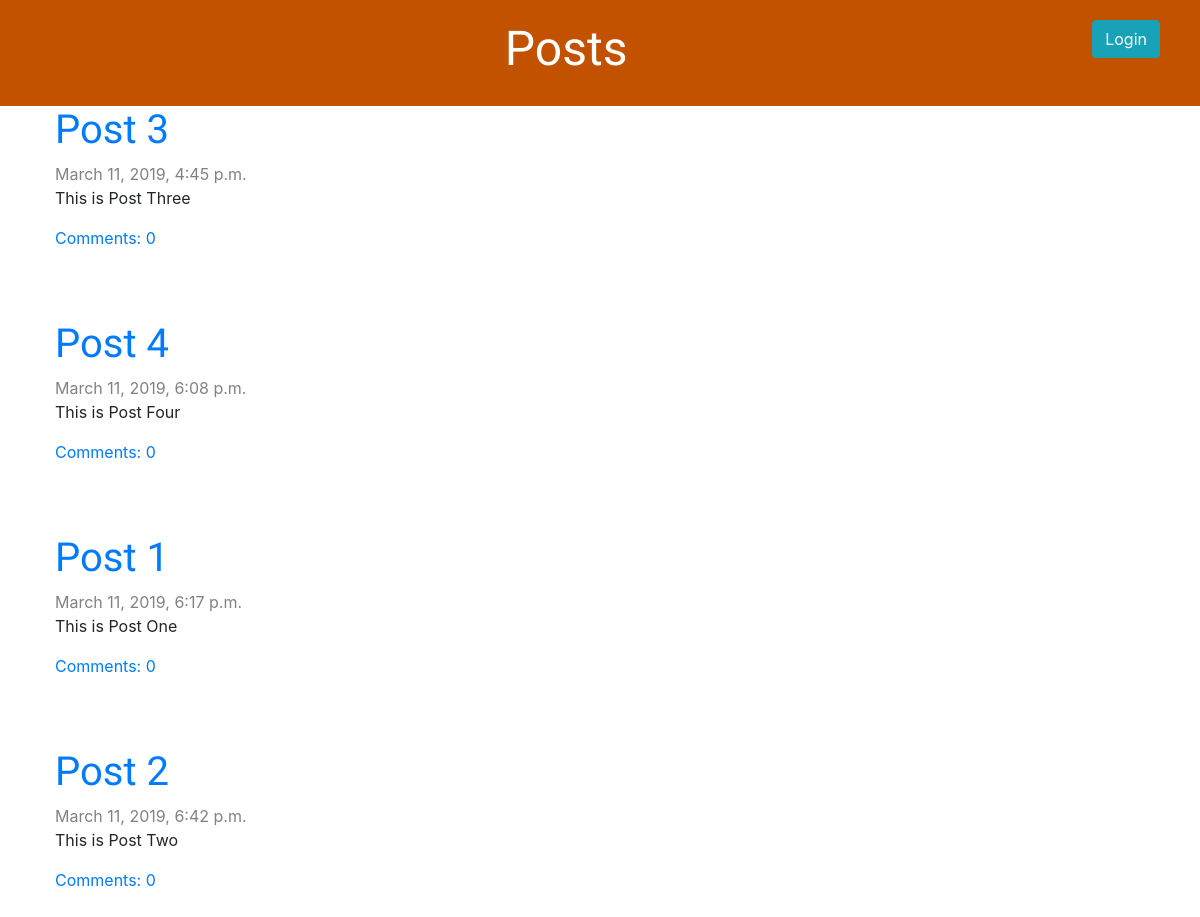
/, run on an earlier commit of the app's database.
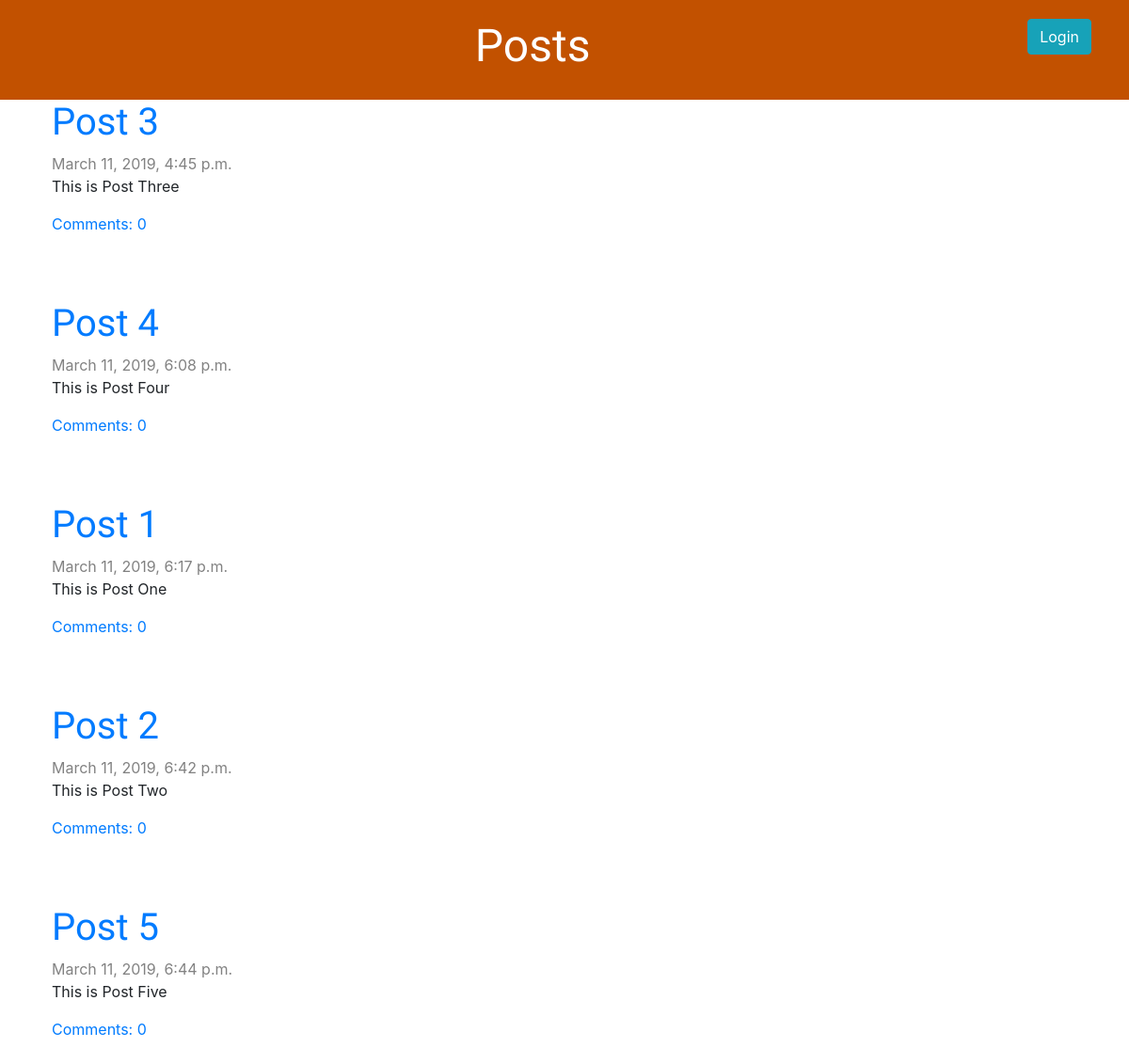
And on a later commit of the database.
### blog/models.py (models this page shows, shortened)
class Post(models.Model):
    author = models.ForeignKey(settings.AUTH_USER_MODEL, on_delete=models.CASCADE)
    title = models.CharField(max_length=200)
    text = models.TextField()
    created_date = models.DateTimeField(default=timezone.now)
    published_date = models.DateTimeField(blank=True, null=True)
    def approved_comments(self):
        return self.comments.filter(approved_comment=True)

### blog/views.py (the view)
# urls.py: path('', views.post_list, name='post_list'),
def post_list(request):
    posts = Post.objects.filter(published_date__lte=timezone.now()).order_by('published_date')
    return render(request, 'blog/post_list.html', {'posts': posts})

### blog/templates/blog/post_list.html
{% extends 'blog/base.html' %}
{% block content %}
    {% for post in posts %}
        <div class="post">
            <h1><a href="{% url 'post_detail' pk=post.pk %}">{{ post.title }}</a></h1>
            <div class="date">
                {{ post.published_date }}
            </div>
            <p>{{ post.text|linebreaksbr }}</p>
            <a href="{% url 'post_detail' pk=post.pk %}">Comments: {{ post.approved_comments.count }}</a>
        </div>
    {% endfor %}
{% endblock %}

What changed in the data, as far as the page shows it:
added Post: title "Post 5", published_date "March 11, 2019, 6:44 p.m.", text "This is Post Five", approved_comments.count "0"
